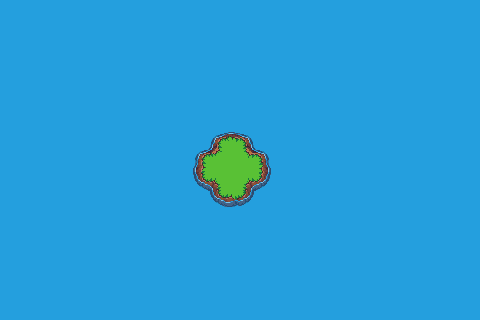

A level layout from a 2D game, rendered from its tile map. Below: a short description, then the map file with its tile-grid data intact:
An orthogonal 30x20 tile map with 16x16 px tiles, 1 tile layer (Calque de Tuiles 1) and 10 objects (SpawnPoint, door1).

<map version="1.10" tiledversion="1.12.1" orientation="orthogonal" renderorder="right-down" width="30" height="20" tilewidth="16" tileheight="16" infinite="0" nextlayerid="7" nextobjectid="13">
 <tileset firstgid="1" source="../tilesets/free_pixel_16_woods.tsx" />
 <layer id="1" name="Calque de Tuiles 1" width="30" height="20">
  <data encoding="csv">
146,146,146,146,146,146,146,146,146,146,146,146,146,146,146,146,146,146,146,146,146,146,146,146,146,146,146,146,146,146,
146,146,146,146,146,146,146,146,146,146,146,146,146,146,146,146,146,146,146,146,146,146,146,146,146,146,146,146,146,146,
146,146,146,146,146,146,146,146,146,146,146,146,146,146,146,146,146,146,146,146,146,146,146,146,146,146,146,146,146,146,
146,146,146,146,146,146,146,146,146,146,146,146,146,146,146,146,146,146,146,146,146,146,146,146,146,146,146,146,146,146,
146,146,146,146,146,146,146,146,146,146,146,146,146,146,146,146,146,146,146,146,146,146,146,146,146,146,146,146,146,146,
146,146,146,146,146,146,146,146,146,146,146,146,146,146,146,146,146,146,146,146,146,146,146,146,146,146,146,146,146,146,
146,146,146,146,146,146,146,146,146,146,146,146,146,146,146,146,146,146,146,146,146,146,146,146,146,146,146,146,146,146,
146,146,146,146,146,146,146,146,146,146,146,146,146,146,146,146,146,146,146,146,146,146,146,146,146,146,146,146,146,146,
146,146,146,146,146,146,146,146,146,146,146,146,146,143,144,145,146,146,146,146,146,146,146,146,146,146,146,146,146,146,
146,146,146,146,146,146,146,146,146,146,146,146,164,165,166,167,168,146,146,146,146,146,146,146,146,146,146,146,146,146,
146,146,146,146,146,146,146,146,146,146,146,146,186,187,188,189,190,146,146,146,146,146,146,146,146,146,146,146,146,146,
146,146,146,146,146,146,146,146,146,146,146,146,208,209,210,211,212,146,146,146,146,146,146,146,146,146,146,146,146,146,
146,146,146,146,146,146,146,146,146,146,146,146,146,231,232,233,146,146,146,146,146,146,146,146,146,146,146,146,146,146,
146,146,146,146,146,146,146,146,146,146,146,146,146,146,146,146,146,146,146,146,146,146,146,146,146,146,146,146,146,146,
146,146,146,146,146,146,146,146,146,146,146,146,146,146,146,146,146,146,146,146,146,146,146,146,146,146,146,146,146,146,
146,146,146,146,146,146,146,146,146,146,146,146,146,146,146,146,146,146,146,146,146,146,146,146,146,146,146,146,146,146,
146,146,146,146,146,146,146,146,146,146,146,146,146,146,146,146,146,146,146,146,146,146,146,146,146,146,146,146,146,146,
146,146,146,146,146,146,146,146,146,146,146,146,146,146,146,146,146,146,146,146,146,146,146,146,146,146,146,146,146,146,
146,146,146,146,146,146,146,146,146,146,146,146,146,146,146,146,146,146,146,146,146,146,146,146,146,146,146,146,146,146,
146,146,146,146,146,146,146,146,146,146,146,146,146,146,146,146,146,146,146,146,146,146,146,146,146,146,146,146,146,146
</data>
 </layer>
 <objectgroup id="2" name="Collisions">
  <object id="5" x="210.75" y="200.625" width="61.75" height="7.25" />
  <object id="6" x="251.125" y="187.75" width="21.375" height="12.5" />
  <object id="7" x="267.625" y="143.375" width="4.25" height="44" />
  <object id="8" x="251.75" y="123.75" width="15.5" height="28.75" />
  <object id="9" x="205.375" y="127.875" width="46.5" height="5.875" />
  <object id="10" x="192.875" y="126.5" width="19.375" height="23.125" />
  <object id="11" x="192.125" y="149.375" width="4.125" height="42.5" />
  <object id="12" x="191.75" y="191.75" width="21.375" height="16.625" />
 </objectgroup>
 <objectgroup id="3" name="NPC" />
 <objectgroup id="4" name="Gates" />
 <objectgroup id="5" name="SpawnArea" />
 <objectgroup id="6" name="Points">
  <object id="1" name="SpawnPoint" x="224" y="160">
   <point />
  </object>
  <object id="2" name="door1" x="224" y="160">
   <point />
  </object>
 </objectgroup>
</map>
